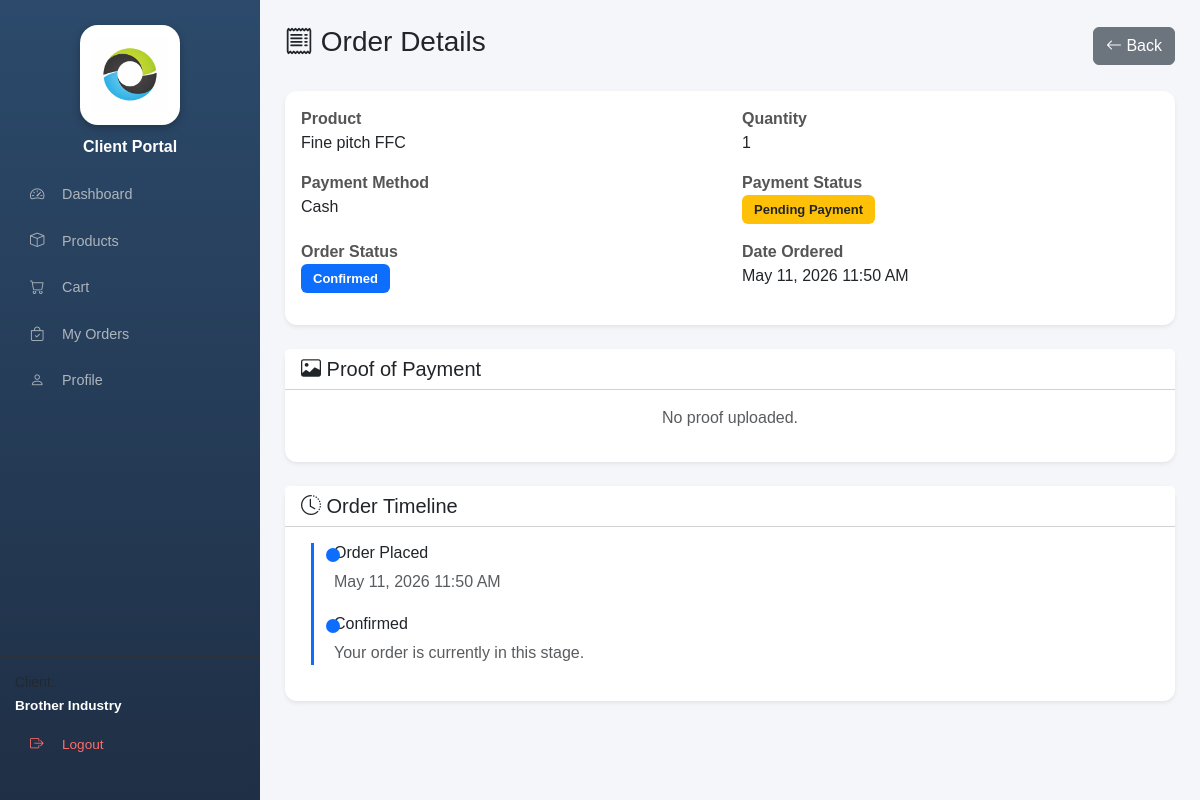
/view_clientorder.php?id=48 (signed in), run on the app's committed database.
### tables this page shows
CREATE TABLE `orders` (
  `id` int(11) NOT NULL,
  `client_name` varchar(100) DEFAULT NULL,
  `contact` varchar(50) DEFAULT NULL,
  `order_details` text DEFAULT NULL,
  `quantity` int(11) DEFAULT NULL,
  `status` varchar(20) DEFAULT 'Pending',
  `date_created` timestamp NOT NULL DEFAULT current_timestamp(),
  `email` varchar(100) DEFAULT NULL,
  `client_id` int(11) DEFAULT NULL,
  `created_at` timestamp NOT NULL DEFAULT current_timestamp(),
  `work_order_id` int(11) DEFAULT NULL,
  `payment_method` varchar(50) DEFAULT NULL,
  `payment_status` varchar(50) DEFAULT NULL,
  `proof_of_payment` text DEFAULT NULL
);

CREATE TABLE `work_orders` (
  `id` int(11) NOT NULL,
  `wo_no` varchar(50) DEFAULT NULL,
  `product_name` varchar(255) DEFAULT NULL,
  `client_name` varchar(150) DEFAULT NULL,
  `qty` int(11) DEFAULT 0,
  `status` varchar(50) DEFAULT NULL,
  `date_started` date NOT NULL,
  `date_completed` date DEFAULT NULL,
  `remarks` varchar(255) DEFAULT NULL,
  `created_at` timestamp NOT NULL DEFAULT current_timestamp(),
  `selling_price` decimal(10,2) DEFAULT 0.00,
  `order_id` int(11) DEFAULT NULL,
  `current_stage` varchar(50) DEFAULT NULL,
  `client_email` varchar(255) DEFAULT NULL
);

### view_clientorder.php (the view, shortened to what this page needs)
<?php
require_once 'config.php';
$order_id = $_GET['id'];
$client_id = $_SESSION['client_id'];
$stmt = $conn->prepare("
SELECT
    o.*,
    w.status as work_status,
    (
        SELECT d.status
        FROM deliveries d
        WHERE d.wo_id = w.id
        ORDER BY d.id DESC
        LIMIT 1
    ) as delivery_status
FROM orders o
LEFT JOIN work_orders w
ON w.product_name = o.order_details
WHERE o.id=?
AND o.client_id=?
");
$stmt->execute([$order_id, $client_id]);
$order = $stmt->fetch(PDO::FETCH_ASSOC);
$status = $order['work_status'] ?? $order['status'];
?>
<!DOCTYPE html>
<html>
<head>
<link href="https://cdn.jsdelivr.net/npm/bootstrap@5.3.3/dist/css/bootstrap.min.css" rel="stylesheet">
<link rel="stylesheet" href="https://cdn.jsdelivr.net/npm/bootstrap-icons@1.11.3/font/bootstrap-icons.css">
</head>
<body>
<?php include 'client_sidebar.php'; ?>
<div class="main-content">
<div class="d-flex justify-content-between align-items-center mb-4">
<h3>
<i class="bi bi-receipt"></i> Order Details
</h3>
<a href="client_orders.php" class="btn btn-secondary">
<i class="bi bi-arrow-left"></i> Back
</a>
</div>
<div class="card shadow-sm mb-4">
<div class="card-body">
<div class="row">
<div class="col-md-6 mb-3">
<div class="info-label">Product</div>
<div>
<?= htmlspecialchars($order['order_details']) ?>
</div>
</div>
<div class="col-md-6 mb-3">
<div class="info-label">Quantity</div>
<div>
<?= $order['quantity'] ?>
</div>
</div>
<div class="col-md-6 mb-3">
<div class="info-label">Payment Method</div>
<div>
<?= htmlspecialchars($order['payment_method']) ?>
</div>
</div>
<div class="col-md-6 mb-3">
<div class="info-label">Payment Status</div>
<div>
<?php
if($order['payment_status'] == 'Pending Payment'){
    echo "<span class='badge bg-warning text-dark'>
            Pending Payment
          </span>";
}
elseif($order['payment_status'] == 'Paid'){
    echo "<span class='badge bg-success'>
            Paid
          </span>";
}
elseif($order['payment_status'] == 'Rejected Payment'){
    echo "<span class='badge bg-danger'>
            Rejected Payment
          </span>";
}
?>
</div>
</div>
<div class="col-md-6 mb-3">
<div class="info-label">Order Status</div>
<div>
<?php
if($status == 'Pending'){
    echo "<span class='badge bg-warning text-dark'>Pending</span>";
}
elseif($status == 'Confirmed'){
    echo "<span class='badge bg-primary'>Confirmed</span>";
}
elseif($status == 'In Cutting'){
    echo "<span class='badge bg-info'>In Cutting</span>";
}
elseif($status == 'In Etching'){
    echo "<span class='badge bg-info'>In Etching</span>";
}
elseif($status == 'In Lamination'){
    echo "<span class='badge bg-dark'>In Lamination</span>";
}
elseif($status == 'In QC'){
    echo "<span class='badge bg-warning text-dark'>In QC</span>";
}
elseif($status == 'Packed'){
    echo "<span class='badge bg-secondary'>Packed</span>";
}
elseif($status == 'Pending Delivery'){
    echo "<span class='badge bg-secondary'>Pending Delivery</span>";
}
elseif($status == 'Out for Delivery'){
    echo "<span class='badge bg-warning text-dark'>
            Out for Delivery
          </span>";
}
elseif($status == 'Delivered'){
    echo "<span class='badge bg-success'>Delivered</span>";
}
elseif($status == 'Completed'){
    echo "<span class='badge bg-success'>Completed</span>";
}
else{
    echo "<span class='badge bg-secondary'>$status</span>";
}
?>
</div>
</div>
<div class="col-md-6 mb-3">
<div class="info-label">Date Ordered</div>
<div>
<?= date('F d, Y h:i A', strtotime($order['created_at'])) ?>
</div>
</div>
</div>
</div>
</div>
<div class="card shadow-sm mb-4">
<div class="card-header bg-white">
<h5 class="mb-0">
<i class="bi bi-image"></i> Proof of Payment
</h5>
</div>
<div class="card-body text-center">
<?php if(!empty($order['proof_of_payment'])): ?>
<img src="uploads/<?= $order['proof_of_payment'] ?>"
     class="img-fluid rounded shadow"
     style="max-width:350px;">
<?php else: ?>
<p class="text-muted">
No proof uploaded.
</p>
<?php endif; ?>
</div>
</div>
<div class="card shadow-sm">
<div class="card-header bg-white">
<h5 class="mb-0">
<i class="bi bi-clock-history"></i> Order Timeline
</h5>
</div>
<div class="card-body">
<div class="timeline">
<div class="timeline-item">
<div class="timeline-content">
<div class="timeline-dot"></div>
<h6>Order Placed</h6>
<p class="text-muted mb-0">
<?= date('F d, Y h:i A', strtotime($order['created_at'])) ?>
</p>
</div>
</div>
<?php if($status != 'Pending'): ?>
<div class="timeline-item">
<div class="timeline-content">
<div class="timeline-dot"></div>
<h6><?= $status ?></h6>
<p class="text-muted mb-0">
Your order is currently in this stage.
</p>
</div>
</div>
<?php endif; ?>
</div>
</div>
</div>
</div>
</body>
</html>

### view_clientorder.php (style rules this page uses)
body { background:#f4f6f9; font-family:Arial; }
.main-content { margin-left:260px; padding:25px; }
.card { border:none; border-radius:12px; }
.badge { font-size:13px; padding:8px 12px; }
.info-label { font-weight:bold; color:#555; }
.timeline { border-left:3px solid #0d6efd; margin-left:10px; padding-left:20px; }
.timeline-item { margin-bottom:20px; }
.timeline-dot { width:14px; height:14px; background:#0d6efd; border-radius:50%; position:absolute; left:-8px; margin-top:5px; }
.timeline-content { position:relative; }

### client_sidebar.php (style rules this page uses)
:root { --sb-width:260px; --primary-blue:#0d6efd; --sidebar-bg:#243b55; }

### data on the page
orders: order_details "Fine pitch FFC", quantity "1", payment_method "Cash", created_at "May 11, 2026 11:50 AM", work_orders.status "Confirmed"

### other printed values
$_SESSION['client_name'] "Brother Industry"
